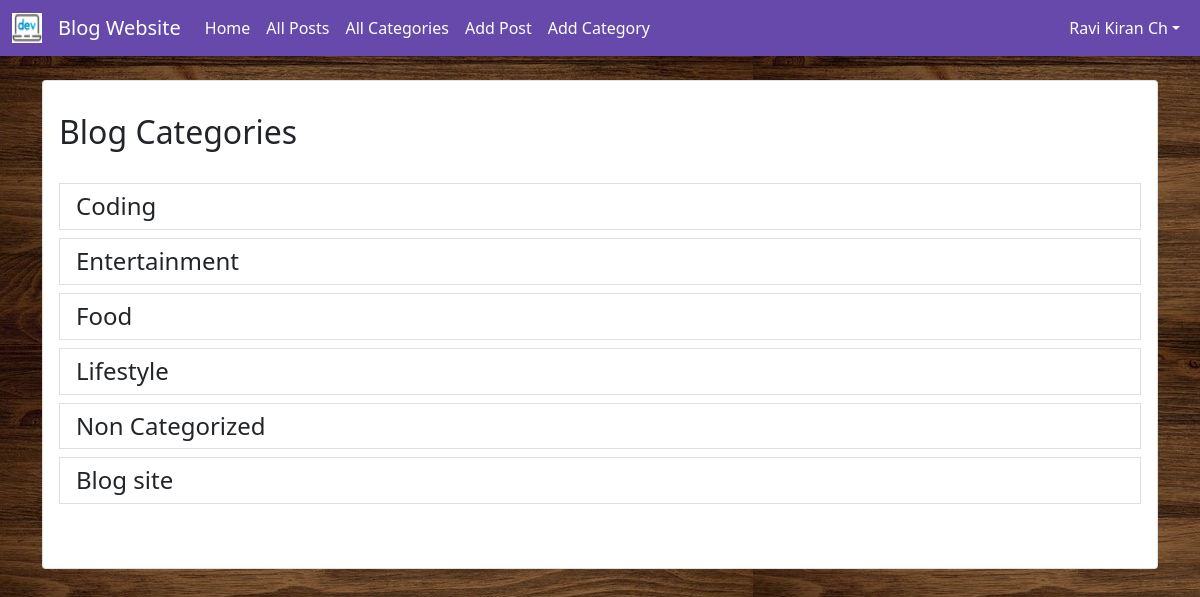
Screenshot of /category-list (signed in) with the database file from the repository.
### blog/models.py (models this page shows, shortened)
class Category(models.Model):
    name = models.CharField(max_length=255)
    def __str__(self):
        if (self.name == "---------"):
            return "Non Categorized"
        return self.name

### blog/views.py (the view)
# urls.py: path('category-list',CategoryListView,name="category-list"),
def CategoryListView(request):
    categories = Category.objects.all()
    return render(request,'category_list.html',{'category_list':categories})

### blog/templates/category_list.html (shortened to what this page needs)
{% extends 'home.html' %}
{% block content %}
<div class="list-group-item" style="background-color:white;border-radius:.25rem">
    <br>
    <h2>Blog Categories</h2>
    <br>
    <div class="list-group">
        {% for i in category_list %}
            <h4><a class="list-group-item list-group-item-action" href="{% url 'category' i %}">{{i}}</a></h4>
        {% endfor %}
    </div>
</div>
<br><br><br><br>
{% endblock %}

### blog/templates/home.html (shortened to what this page needs)
<!doctype html>
{% load static %}
<html lang="en">
  <head>
    <link href="https://cdn.jsdelivr.net/npm/bootstrap@5.1.3/dist/css/bootstrap.min.css" rel="stylesheet">
  </head>
  <body class="background">
    <nav class="navbar navbar-expand-lg navbar-dark" style="background-color:rgb(102, 73, 170);">
      <div class="container-fluid">
          <a class="navbar-brand" href="{% url 'home' %}">
            <img src="{% static '/images/favicon.jpeg' %}" alt="" width=30px height=30px class="d-inline-block align-top">
          </a>
          <a class="navbar-brand" href="{% url 'home' %}">Blog Website</a>
          <div class="collapse navbar-collapse" id="navbarSupportedContent">
            <ul class="navbar-nav me-auto mb-2 mb-lg-0">
              <li class="nav-item">
                <a style="color:white" class="nav-link active" aria-current="page" href="{% url 'home' %}">Home</a>
              </li>
              <li class="nav-item">
                <a style="color:white" class="nav-link active" aria-current="page" href="{% url 'allposts' %}">All Posts</a>
              </li>
              {% if cat_menu %}
                <li class="nav-item dropdown">
                  <a style="color:white;" class="nav-link dropdown-toggle" href="#" id="navbarDropdown" role="button" data-bs-toggle="dropdown" aria-expanded="false">
                    Categories
                  </a>
                  <ul class="dropdown-menu" aria-labelledby="navbarDropdown">
                    {% for i in cat_menu %}
                      <li>
                        <a class="dropdown-item" href="{% url 'category' i %}">{{i}}</a>
                      </li>
                    {% endfor %}
                  </ul>
                </li>
              {% else %}
                <li class="nav-item">
                  <a style="color:white" class="nav-link active" aria-current="page" href="{% url 'category-list' %}">All Categories</a>
                </li>
              {% endif %}
              {% if user.is_authenticated %}
                <li class="nav-item">
                  <a style="color:white" class="nav-link" href="{% url 'add-post' %}">Add Post</a>
                </li>
                <li class="nav-item">
                  <a style="color:white" class="nav-link" href="{% url 'add-category' %}">Add Category</a>
                </li>
              {% endif %}
            </ul>
            {% if user.is_authenticated %}
            <div class="navbar-nav">
              <div class="nav-item dropdown">
                <a style="color:white;" class="nav-link dropdown-toggle" href="#" id="navbarDropdown" role="button" data-bs-toggle="dropdown" aria-expanded="false">{{user.first_name}} {{user.last_name}}</a>
                </div>
            </div>
          {% endif %}
          </div>
        </div>
    </nav>
    <div class='container'>
        {% block content %}{% endblock %}
    </div>
  </body>
</html>

### rows the page displays
Category: name "Coding"
Category: name "Entertainment"
Category: name "Food"
Category: name "Lifestyle"
Category: name "Non Categorized"
Category: name "Blog site"

### other values shown
{{ user.first_name }} "Ravi Kiran"
{{ user.last_name }} "Ch"
